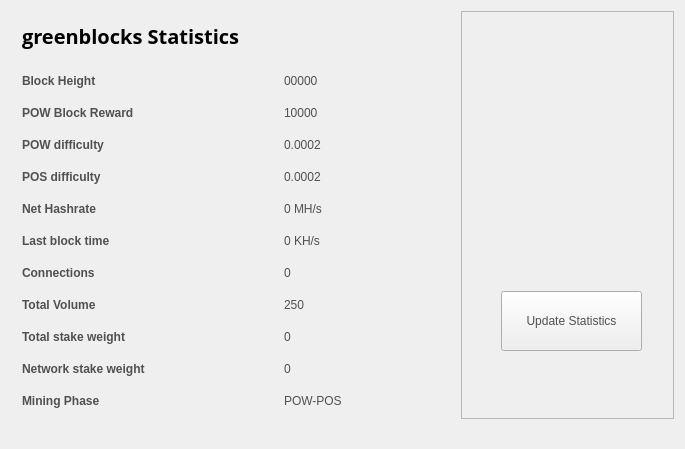
<?xml version="1.0" encoding="UTF-8"?>
<ui version="4.0">
 <class>StatisticsPage</class>
 <widget class="QWidget" name="StatisticsPage">
  <property name="windowModality">
   <enum>Qt::NonModal</enum>
  </property>
  <property name="geometry">
   <rect>
    <x>0</x>
    <y>0</y>
    <width>685</width>
    <height>449</height>
   </rect>
  </property>
  <property name="windowTitle">
   <string>Digging</string>
  </property>
  <property name="styleSheet">
   <string notr="true">color:#505050;
font-family:'Open Sans,sans-serif';</string>
  </property>
  <layout class="QGridLayout" name="gridLayout">
   <property name="sizeConstraint">
    <enum>QLayout::SetMaximumSize</enum>
   </property>
   <item row="0" column="1">
    <widget class="QFrame" name="frame">
     <property name="minimumSize">
      <size>
       <width>213</width>
       <height>0</height>
      </size>
     </property>
     <property name="frameShape">
      <enum>QFrame::StyledPanel</enum>
     </property>
     <property name="frameShadow">
      <enum>QFrame::Raised</enum>
     </property>
     <widget class="QPushButton" name="startButton">
      <property name="geometry">
       <rect>
        <x>40</x>
        <y>280</y>
        <width>141</width>
        <height>60</height>
       </rect>
      </property>
      <property name="sizePolicy">
       <sizepolicy hsizetype="Fixed" vsizetype="Fixed">
        <horstretch>0</horstretch>
        <verstretch>0</verstretch>
       </sizepolicy>
      </property>
      <property name="minimumSize">
       <size>
        <width>120</width>
        <height>60</height>
       </size>
      </property>
      <property name="autoFillBackground">
       <bool>false</bool>
      </property>
      <property name="styleSheet">
       <string notr="true"/>
      </property>
      <property name="text">
       <string>Update Statistics</string>
      </property>
     </widget>
     <widget class="QLabel" name="label">
      <property name="geometry">
       <rect>
        <x>10</x>
        <y>10</y>
        <width>191</width>
        <height>191</height>
       </rect>
      </property>
      <property name="text">
       <string/>
      </property>
      <property name="pixmap">
       <pixmap>:/icons/coinbg</pixmap>
      </property>
      <property name="scaledContents">
       <bool>true</bool>
      </property>
     </widget>
    </widget>
   </item>
   <item row="0" column="0">
    <widget class="QFrame" name="gridFrame_2">
     <layout class="QGridLayout" name="gridLayout_4">
      <item row="3" column="0">
       <layout class="QFormLayout" name="formLayout_2">
        <property name="fieldGrowthPolicy">
         <enum>QFormLayout::FieldsStayAtSizeHint</enum>
        </property>
        <property name="horizontalSpacing">
         <number>139</number>
        </property>
        <property name="verticalSpacing">
         <number>18</number>
        </property>
        <property name="rightMargin">
         <number>0</number>
        </property>
        <item row="1" column="0">
         <widget class="QLabel" name="label_14">
          <property name="text">
           <string>&lt;html&gt;&lt;head/&gt;&lt;body&gt;&lt;p&gt;&lt;span style=&quot; font-weight:600;&quot;&gt;Block Height&lt;/span&gt;&lt;/p&gt;&lt;/body&gt;&lt;/html&gt;</string>
          </property>
         </widget>
        </item>
        <item row="1" column="1">
         <widget class="QLabel" name="heightBox">
          <property name="text">
           <string>00000</string>
          </property>
         </widget>
        </item>
        <item row="2" column="0">
         <widget class="QLabel" name="label_12">
          <property name="text">
           <string>&lt;html&gt;&lt;head/&gt;&lt;body&gt;&lt;p&gt;&lt;span style=&quot; font-weight:600;&quot;&gt;POW Block Reward&lt;/span&gt;&lt;/p&gt;&lt;/body&gt;&lt;/html&gt;</string>
          </property>
         </widget>
        </item>
        <item row="2" column="1">
         <widget class="QLabel" name="rewardBox">
          <property name="text">
           <string>10000</string>
          </property>
         </widget>
        </item>
        <item row="3" column="0">
         <widget class="QLabel" name="label_13">
          <property name="text">
           <string>&lt;html&gt;&lt;head/&gt;&lt;body&gt;&lt;p&gt;&lt;span style=&quot; font-weight:600;&quot;&gt;POW difficulty&lt;/span&gt;&lt;/p&gt;&lt;/body&gt;&lt;/html&gt;</string>
          </property>
         </widget>
        </item>
        <item row="3" column="1">
         <widget class="QLabel" name="diffBox">
          <property name="text">
           <string>0.0002</string>
          </property>
         </widget>
        </item>
        <item row="4" column="0">
         <widget class="QLabel" name="label_9">
          <property name="text">
           <string>&lt;html&gt;&lt;head/&gt;&lt;body&gt;&lt;p&gt;&lt;span style=&quot; font-weight:600;&quot;&gt;POS difficulty&lt;/span&gt;&lt;/p&gt;&lt;/body&gt;&lt;/html&gt;</string>
          </property>
         </widget>
        </item>
        <item row="4" column="1">
         <widget class="QLabel" name="diffBox2">
          <property name="text">
           <string>0.0002</string>
          </property>
         </widget>
        </item>
        <item row="5" column="1">
         <widget class="QLabel" name="pawrateBox">
          <property name="text">
           <string>0 MH/s</string>
          </property>
         </widget>
        </item>
        <item row="6" column="0">
         <widget class="QLabel" name="label3_2">
          <property name="sizePolicy">
           <sizepolicy hsizetype="Preferred" vsizetype="Maximum">
            <horstretch>0</horstretch>
            <verstretch>0</verstretch>
           </sizepolicy>
          </property>
          <property name="text">
           <string>&lt;html&gt;&lt;head/&gt;&lt;body&gt;&lt;p&gt;&lt;span style=&quot; font-weight:600;&quot;&gt;Last block time&lt;/span&gt;&lt;/p&gt;&lt;/body&gt;&lt;/html&gt;</string>
          </property>
         </widget>
        </item>
        <item row="6" column="1">
         <widget class="QLabel" name="localBox">
          <property name="text">
           <string>0 KH/s</string>
          </property>
         </widget>
        </item>
        <item row="7" column="0">
         <widget class="QLabel" name="label1_2">
          <property name="text">
           <string>&lt;html&gt;&lt;head/&gt;&lt;body&gt;&lt;p&gt;&lt;span style=&quot; font-weight:600;&quot;&gt;Connections&lt;/span&gt;&lt;/p&gt;&lt;/body&gt;&lt;/html&gt;</string>
          </property>
         </widget>
        </item>
        <item row="7" column="1">
         <widget class="QLabel" name="connectionBox">
          <property name="text">
           <string>0</string>
          </property>
         </widget>
        </item>
        <item row="8" column="0">
         <widget class="QLabel" name="label_8">
          <property name="text">
           <string>&lt;html&gt;&lt;head/&gt;&lt;body&gt;&lt;p&gt;&lt;span style=&quot; font-weight:600;&quot;&gt;Total Volume&lt;/span&gt;&lt;/p&gt;&lt;/body&gt;&lt;/html&gt;</string>
          </property>
         </widget>
        </item>
        <item row="8" column="1">
         <widget class="QLabel" name="volumeBox">
          <property name="text">
           <string>250</string>
          </property>
         </widget>
        </item>
        <item row="9" column="0">
         <widget class="QLabel" name="label_10">
          <property name="text">
           <string>&lt;html&gt;&lt;head/&gt;&lt;body&gt;&lt;p&gt;&lt;span style=&quot; font-weight:600;&quot;&gt;Total stake weight&lt;/span&gt;&lt;/p&gt;&lt;/body&gt;&lt;/html&gt;</string>
          </property>
         </widget>
        </item>
        <item row="9" column="1">
         <widget class="QLabel" name="minBox">
          <property name="text">
           <string>0</string>
          </property>
         </widget>
        </item>
        <item row="10" column="0">
         <widget class="QLabel" name="label_11">
          <property name="text">
           <string>&lt;html&gt;&lt;head/&gt;&lt;body&gt;&lt;p&gt;&lt;span style=&quot; font-weight:600;&quot;&gt;Network stake weight&lt;/span&gt;&lt;/p&gt;&lt;/body&gt;&lt;/html&gt;</string>
          </property>
         </widget>
        </item>
        <item row="10" column="1">
         <widget class="QLabel" name="maxBox">
          <property name="text">
           <string>0</string>
          </property>
         </widget>
        </item>
        <item row="11" column="0">
         <widget class="QLabel" name="label_15">
          <property name="text">
           <string>&lt;html&gt;&lt;head/&gt;&lt;body&gt;&lt;p&gt;&lt;span style=&quot; font-weight:600;&quot;&gt;Mining Phase&lt;/span&gt;&lt;/p&gt;&lt;/body&gt;&lt;/html&gt;</string>
          </property>
         </widget>
        </item>
        <item row="11" column="1">
         <widget class="QLabel" name="cBox">
          <property name="text">
           <string>POW-POS</string>
          </property>
         </widget>
        </item>
        <item row="5" column="0">
         <widget class="QLabel" name="label_16">
          <property name="text">
           <string>&lt;html&gt;&lt;head/&gt;&lt;body&gt;&lt;p&gt;&lt;span style=&quot; font-weight:600;&quot;&gt;Net Hashrate&lt;/span&gt;&lt;/p&gt;&lt;/body&gt;&lt;/html&gt;</string>
          </property>
         </widget>
        </item>
       </layout>
      </item>
      <item row="1" column="0">
       <layout class="QHBoxLayout" name="horizontalLayout_4">
        <property name="spacing">
         <number>7</number>
        </property>
        <item>
         <widget class="QLabel" name="label_5">
          <property name="font">
           <font>
            <family>Open Sans,sans-serif</family>
           </font>
          </property>
          <property name="text">
           <string>&lt;html&gt;&lt;head/&gt;&lt;body&gt;&lt;p&gt;&lt;span style=&quot; font-size:20px; font-weight:600; color:#000000;&quot;&gt;greenblocks Statistics&lt;/span&gt;&lt;/p&gt;&lt;/body&gt;&lt;/html&gt;</string>
          </property>
         </widget>
        </item>
        <item>
         <spacer name="horizontalSpacer_2">
          <property name="orientation">
           <enum>Qt::Horizontal</enum>
          </property>
          <property name="sizeHint" stdset="0">
           <size>
            <width>40</width>
            <height>20</height>
           </size>
          </property>
         </spacer>
        </item>
       </layout>
      </item>
      <item row="2" column="0">
       <spacer name="verticalSpacer_2">
        <property name="orientation">
         <enum>Qt::Vertical</enum>
        </property>
        <property name="sizeHint" stdset="0">
         <size>
          <width>20</width>
          <height>40</height>
         </size>
        </property>
       </spacer>
      </item>
     </layout>
    </widget>
   </item>
   <item row="1" column="0">
    <spacer name="verticalSpacer">
     <property name="orientation">
      <enum>Qt::Vertical</enum>
     </property>
     <property name="sizeHint" stdset="0">
      <size>
       <width>20</width>
       <height>40</height>
      </size>
     </property>
    </spacer>
   </item>
  </layout>
 </widget>
 <layoutdefault spacing="6" margin="11"/>
 <resources>
  <include location="../bitcoin.qrc"/>
 </resources>
 <connections/>
</ui>
